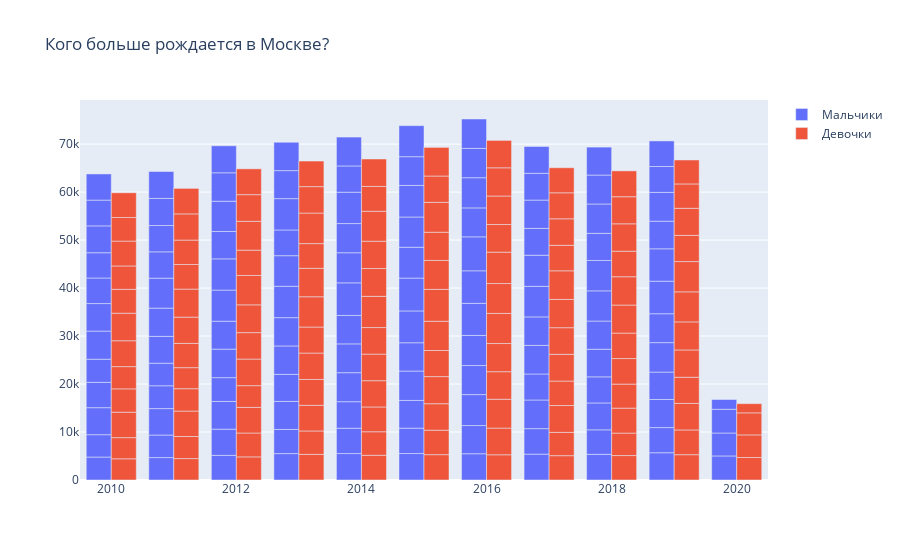

Here is the notebook cell this chart was saved with:
### Code cell
trace0 = go.Bar(
    x=zags_mos.Year,
    y=zags_mos.NumberOfBirthCertificatesForBoys,
    name='Мальчики',
    orientation = 'v'
)

trace1 = go.Bar(
    x=zags_mos.Year,
    y=zags_mos.NumberOfBirthCertificatesForGirls,
    name='Девочки',
    orientation = 'v'
)

data = [trace0, trace1]
layout = {'title': 'Кого больше рождается в Москве?'}

fig = go.Figure(data=data, layout=layout)

iplot(fig)
